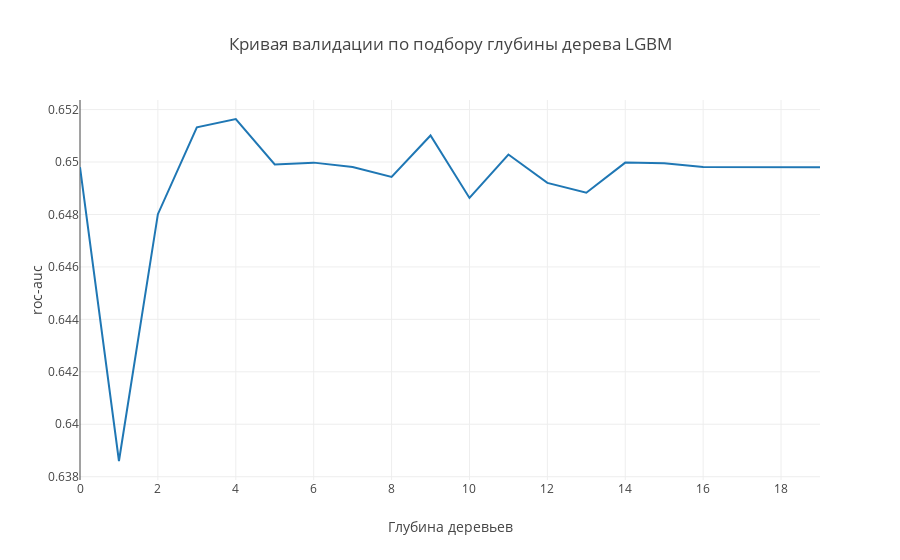

This figure's notebook cell:
### Code cell
trace1 = go.Scatter(
    x=[i for i in range(20)],
    y=scores_lgbm_dep
)
data = [trace1]
layout = go.Layout(title = 'Кривая валидации по подбору глубины дерева LGBM',
          yaxis={'title':'roc-auc'}, xaxis={'title':'Глубина деревьев'})

fig = go.Figure(data=data, layout=layout)
iplot(fig, show_link=False)

### Figure 1 — Plotly figure (JSON) as saved in the notebook; plotly's stock layout.template omitted (floating-point values rounded to 4 significant figures)
{"data": [{"type": "scatter", "uid": "ed2b55b4-bc68-4903-9c15-a4a2728d254c", "x": [0, 1, 2, 3, 4, 5, 6, 7, 8, 9, 10, 11, 12, 13, 14, 15, 16, 17, 18, 19], "y": [0.6498, 0.6386, 0.648, 0.6513, 0.6516, 0.6499, 0.65, 0.6498, 0.6494, 0.651, 0.6486, 0.6503, 0.6492, 0.6488, 0.65, 0.65, 0.6498, 0.6498, 0.6498, 0.6498]}], "layout": {"title": {"text": "Кривая валидации по подбору глубины дерева LGBM"}, "xaxis": {"title": {"text": "Глубина деревьев"}}, "yaxis": {"title": {"text": "roc-auc"}}}}
